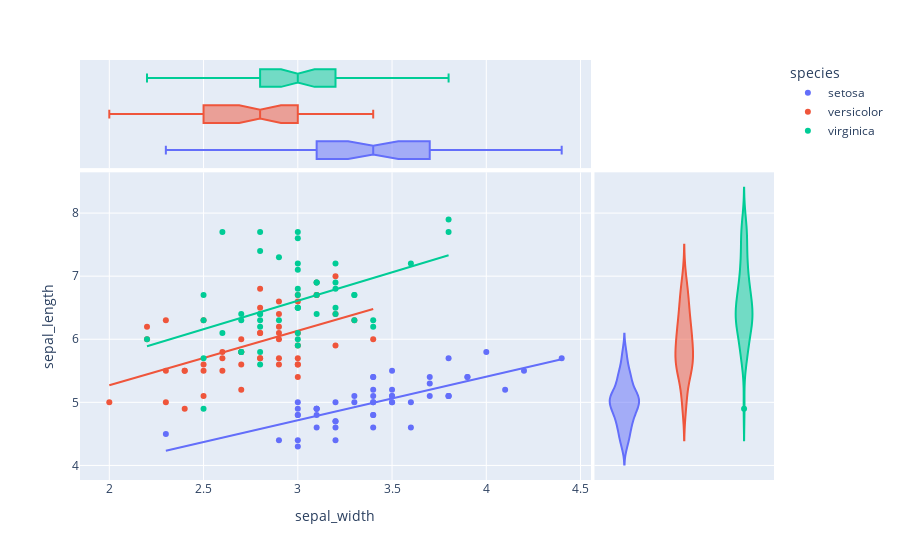

Notebook code cell kept with this figure:
### Code cell
#散点图，分别在图表的上方、右侧增加箱形图、小提琴图，并添加趋势线
px.scatter(iris, x="sepal_width", y="sepal_length", color="species", 
           marginal_y="violin", marginal_x="box", trendline="ols")

# trendline：字符串，取值：ols、lowess、None。取值为ols时，将为每个离散颜色/符号组，绘制一个普通最小二乘回归线；取值为lowess时，则将为每个离散颜色/符号组，绘制局部加权散点图平滑线；

### Figure 1 — Plotly figure (JSON) as saved in the notebook; plotly's stock layout.template omitted (floating-point values rounded to 4 significant figures)
{"data": [{"hovertemplate": "species=setosa<br>sepal_width=%{x}<br>sepal_length=%{y}<extra></extra>", "legendgroup": "setosa", "marker": {"color": "#636efa", "symbol": "circle"}, "mode": "markers", "name": "setosa", "orientation": "v", "showlegend": true, "type": "scatter", "x": [3.5, 3, 3.2, 3.1, 3.6, 3.9, 3.4, 3.4, 2.9, 3.1, 3.7, 3.4, 3, 3, 4, 4.4, 3.9, 3.5, 3.8, 3.8, 3.4, 3.7, 3.6, 3.3, 3.4, 3, 3.4, 3.5, 3.4, 3.2, 3.1, 3.4, 4.1, 4.2, 3.1, 3.2, 3.5, 3.1, 3, 3.4, 3.5, 2.3, 3.2, 3.5, 3.8, 3, 3.8, 3.2, 3.7, 3.3], "xaxis": "x", "y": [5.1, 4.9, 4.7, 4.6, 5, 5.4, 4.6, 5, 4.4, 4.9, 5.4, 4.8, 4.8, 4.3, 5.8, 5.7, 5.4, 5.1, 5.7, 5.1, 5.4, 5.1, 4.6, 5.1, 4.8, 5, 5, 5.2, 5.2, 4.7, 4.8, 5.4, 5.2, 5.5, 4.9, 5, 5.5, 4.9, 4.4, 5.1, 5, 4.5, 4.4, 5, 5.1, 4.8, 5.1, 4.6, 5.3, 5], "yaxis": "y"}, {"alignmentgroup": "True", "hovertemplate": "species=setosa<br>sepal_width=%{x}<extra></extra>", "legendgroup": "setosa", "marker": {"color": "#636efa", "symbol": "circle"}, "name": "setosa", "notched": true, "offsetgroup": "setosa", "showlegend": false, "type": "box", "x": [3.5, 3, 3.2, 3.1, 3.6, 3.9, 3.4, 3.4, 2.9, 3.1, 3.7, 3.4, 3, 3, 4, 4.4, 3.9, 3.5, 3.8, 3.8, 3.4, 3.7, 3.6, 3.3, 3.4, 3, 3.4, 3.5, 3.4, 3.2, 3.1, 3.4, 4.1, 4.2, 3.1, 3.2, 3.5, 3.1, 3, 3.4, 3.5, 2.3, 3.2, 3.5, 3.8, 3, 3.8, 3.2, 3.7, 3.3], "xaxis": "x3", "yaxis": "y3"}, {"alignmentgroup": "True", "hovertemplate": "species=setosa<br>sepal_length=%{y}<extra></extra>", "legendgroup": "setosa", "marker": {"color": "#636efa", "symbol": "circle"}, "name": "setosa", "offsetgroup": "setosa", "scalegroup": "y", "showlegend": false, "type": "violin", "xaxis": "x2", "y": [5.1, 4.9, 4.7, 4.6, 5, 5.4, 4.6, 5, 4.4, 4.9, 5.4, 4.8, 4.8, 4.3, 5.8, 5.7, 5.4, 5.1, 5.7, 5.1, 5.4, 5.1, 4.6, 5.1, 4.8, 5, 5, 5.2, 5.2, 4.7, 4.8, 5.4, 5.2, 5.5, 4.9, 5, 5.5, 4.9, 4.4, 5.1, 5, 4.5, 4.4, 5, 5.1, 4.8, 5.1, 4.6, 5.3, 5], "yaxis": "y2"}, {"hovertemplate": "<b>OLS trendline</b><br>sepal_length = 0.690854 * sepal_width + 2.64466<br>R<sup>2</sup>=0.557681<br><br>species=setosa<br>sepal_width=%{x}<br>sepal_length=%{y} <b>(trend)</b><extra></extra>", "legendgroup": "setosa", "marker": {"color": "#636efa", "symbol": "circle"}, "mode": "lines", "name": "setosa", "showlegend": false, "type": "scatter", "x": [2.3, 2.9, 3, 3, 3, 3, 3, 3, 3.1, 3.1, 3.1, 3.1, 3.1, 3.2, 3.2, 3.2, 3.2, 3.2, 3.3, 3.3, 3.4, 3.4, 3.4, 3.4, 3.4, 3.4, 3.4, 3.4, 3.4, 3.5, 3.5, 3.5, 3.5, 3.5, 3.5, 3.6, 3.6, 3.7, 3.7, 3.7, 3.8, 3.8, 3.8, 3.8, 3.9, 3.9, 4, 4.1, 4.2, 4.4], "xaxis": "x", "y": [4.234, 4.648, 4.717, 4.717, 4.717, 4.717, 4.717, 4.717, 4.786, 4.786, 4.786, 4.786, 4.786, 4.855, 4.855, 4.855, 4.855, 4.855, 4.924, 4.924, 4.994, 4.994, 4.994, 4.994, 4.994, 4.994, 4.994, 4.994, 4.994, 5.063, 5.063, 5.063, 5.063, 5.063, 5.063, 5.132, 5.132, 5.201, 5.201, 5.201, 5.27, 5.27, 5.27, 5.27, 5.339, 5.339, 5.408, 5.477, 5.546, 5.684], "yaxis": "y"}, {"hovertemplate": "species=versicolor<br>sepal_width=%{x}<br>sepal_length=%{y}<extra></extra>", "legendgroup": "versicolor", "marker": {"color": "#EF553B", "symbol": "circle"}, "mode": "markers", "name": "versicolor", "orientation": "v", "showlegend": true, "type": "scatter", "x": [3.2, 3.2, 3.1, 2.3, 2.8, 2.8, 3.3, 2.4, 2.9, 2.7, 2, 3, 2.2, 2.9, 2.9, 3.1, 3, 2.7, 2.2, 2.5, 3.2, 2.8, 2.5, 2.8, 2.9, 3, 2.8, 3, 2.9, 2.6, 2.4, 2.4, 2.7, 2.7, 3, 3.4, 3.1, 2.3, 3, 2.5, 2.6, 3, 2.6, 2.3, 2.7, 3, 2.9, 2.9, 2.5, 2.8], "xaxis": "x", "y": [7, 6.4, 6.9, 5.5, 6.5, 5.7, 6.3, 4.9, 6.6, 5.2, 5, 5.9, 6, 6.1, 5.6, 6.7, 5.6, 5.8, 6.2, 5.6, 5.9, 6.1, 6.3, 6.1, 6.4, 6.6, 6.8, 6.7, 6, 5.7, 5.5, 5.5, 5.8, 6, 5.4, 6, 6.7, 6.3, 5.6, 5.5, 5.5, 6.1, 5.8, 5, 5.6, 5.7, 5.7, 6.2, 5.1, 5.7], "yaxis": "y"}, {"alignmentgroup": "True", "hovertemplate": "species=versicolor<br>sepal_width=%{x}<extra></extra>", "legendgroup": "versicolor", "marker": {"color": "#EF553B", "symbol": "circle"}, "name": "versicolor", "notched": true, "offsetgroup": "versicolor", "showlegend": false, "type": "box", "x": [3.2, 3.2, 3.1, 2.3, 2.8, 2.8, 3.3, 2.4, 2.9, 2.7, 2, 3, 2.2, 2.9, 2.9, 3.1, 3, 2.7, 2.2, 2.5, 3.2, 2.8, 2.5, 2.8, 2.9, 3, 2.8, 3, 2.9, 2.6, 2.4, 2.4, 2.7, 2.7, 3, 3.4, 3.1, 2.3, 3, 2.5, 2.6, 3, 2.6, 2.3, 2.7, 3, 2.9, 2.9, 2.5, 2.8], "xaxis": "x3", "yaxis": "y3"}, {"alignmentgroup": "True", "hovertemplate": "species=versicolor<br>sepal_length=%{y}<extra></extra>", "legendgroup": "versicolor", "marker": {"color": "#EF553B", "symbol": "circle"}, "name": "versicolor", "offsetgroup": "versicolor", "scalegroup": "y", "showlegend": false, "type": "violin", "xaxis": "x2", "y": [7, 6.4, 6.9, 5.5, 6.5, 5.7, 6.3, 4.9, 6.6, 5.2, 5, 5.9, 6, 6.1, 5.6, 6.7, 5.6, 5.8, 6.2, 5.6, 5.9, 6.1, 6.3, 6.1, 6.4, 6.6, 6.8, 6.7, 6, 5.7, 5.5, 5.5, 5.8, 6, 5.4, 6, 6.7, 6.3, 5.6, 5.5, 5.5, 6.1, 5.8, 5, 5.6, 5.7, 5.7, 6.2, 5.1, 5.7], "yaxis": "y2"}, {"hovertemplate": "<b>OLS trendline</b><br>sepal_length = 0.865078 * sepal_width + 3.53973<br>R<sup>2</sup>=0.276582<br><br>species=versicolor<br>sepal_width=%{x}<br>sepal_length=%{y} <b>(trend)</b><extra></extra>", "legendgroup": "versicolor", "marker": {"color": "#EF553B", "symbol": "circle"}, "mode": "lines", "name": "versicolor", "showlegend": false, "type": "scatter", "x": [2, 2.2, 2.2, 2.3, 2.3, 2.3, 2.4, 2.4, 2.4, 2.5, 2.5, 2.5, 2.5, 2.6, 2.6, 2.6, 2.7, 2.7, 2.7, 2.7, 2.7, 2.8, 2.8, 2.8, 2.8, 2.8, 2.8, 2.9, 2.9, 2.9, 2.9, 2.9, 2.9, 2.9, 3, 3, 3, 3, 3, 3, 3, 3, 3.1, 3.1, 3.1, 3.2, 3.2, 3.2, 3.3, 3.4], "xaxis": "x", "y": [5.27, 5.443, 5.443, 5.529, 5.529, 5.529, 5.616, 5.616, 5.616, 5.702, 5.702, 5.702, 5.702, 5.789, 5.789, 5.789, 5.875, 5.875, 5.875, 5.875, 5.875, 5.962, 5.962, 5.962, 5.962, 5.962, 5.962, 6.048, 6.048, 6.048, 6.048, 6.048, 6.048, 6.048, 6.135, 6.135, 6.135, 6.135, 6.135, 6.135, 6.135, 6.135, 6.221, 6.221, 6.221, 6.308, 6.308, 6.308, 6.394, 6.481], "yaxis": "y"}, {"hovertemplate": "species=virginica<br>sepal_width=%{x}<br>sepal_length=%{y}<extra></extra>", "legendgroup": "virginica", "marker": {"color": "#00cc96", "symbol": "circle"}, "mode": "markers", "name": "virginica", "orientation": "v", "showlegend": true, "type": "scatter", "x": [3.3, 2.7, 3, 2.9, 3, 3, 2.5, 2.9, 2.5, 3.6, 3.2, 2.7, 3, 2.5, 2.8, 3.2, 3, 3.8, 2.6, 2.2, 3.2, 2.8, 2.8, 2.7, 3.3, 3.2, 2.8, 3, 2.8, 3, 2.8, 3.8, 2.8, 2.8, 2.6, 3, 3.4, 3.1, 3, 3.1, 3.1, 3.1, 2.7, 3.2, 3.3, 3, 2.5, 3, 3.4, 3], "xaxis": "x", "y": [6.3, 5.8, 7.1, 6.3, 6.5, 7.6, 4.9, 7.3, 6.7, 7.2, 6.5, 6.4, 6.8, 5.7, 5.8, 6.4, 6.5, 7.7, 7.7, 6, 6.9, 5.6, 7.7, 6.3, 6.7, 7.2, 6.2, 6.1, 6.4, 7.2, 7.4, 7.9, 6.4, 6.3, 6.1, 7.7, 6.3, 6.4, 6, 6.9, 6.7, 6.9, 5.8, 6.8, 6.7, 6.7, 6.3, 6.5, 6.2, 5.9], "yaxis": "y"}, {"alignmentgroup": "True", "hovertemplate": "species=virginica<br>sepal_width=%{x}<extra></extra>", "legendgroup": "virginica", "marker": {"color": "#00cc96", "symbol": "circle"}, "name": "virginica", "notched": true, "offsetgroup": "virginica", "showlegend": false, "type": "box", "x": [3.3, 2.7, 3, 2.9, 3, 3, 2.5, 2.9, 2.5, 3.6, 3.2, 2.7, 3, 2.5, 2.8, 3.2, 3, 3.8, 2.6, 2.2, 3.2, 2.8, 2.8, 2.7, 3.3, 3.2, 2.8, 3, 2.8, 3, 2.8, 3.8, 2.8, 2.8, 2.6, 3, 3.4, 3.1, 3, 3.1, 3.1, 3.1, 2.7, 3.2, 3.3, 3, 2.5, 3, 3.4, 3], "xaxis": "x3", "yaxis": "y3"}, {"alignmentgroup": "True", "hovertemplate": "species=virginica<br>sepal_length=%{y}<extra></extra>", "legendgroup": "virginica", "marker": {"color": "#00cc96", "symbol": "circle"}, "name": "virginica", "offsetgroup": "virginica", "scalegroup": "y", "showlegend": false, "type": "violin", "xaxis": "x2", "y": [6.3, 5.8, 7.1, 6.3, 6.5, 7.6, 4.9, 7.3, 6.7, 7.2, 6.5, 6.4, 6.8, 5.7, 5.8, 6.4, 6.5, 7.7, 7.7, 6, 6.9, 5.6, 7.7, 6.3, 6.7, 7.2, 6.2, 6.1, 6.4, 7.2, 7.4, 7.9, 6.4, 6.3, 6.1, 7.7, 6.3, 6.4, 6, 6.9, 6.7, 6.9, 5.8, 6.8, 6.7, 6.7, 6.3, 6.5, 6.2, 5.9], "yaxis": "y2"}, {"hovertemplate": "<b>OLS trendline</b><br>sepal_length = 0.901534 * sepal_width + 3.90684<br>R<sup>2</sup>=0.209057<br><br>species=virginica<br>sepal_width=%{x}<br>sepal_length=%{y} <b>(trend)</b><extra></extra>", "legendgroup": "virginica", "marker": {"color": "#00cc96", "symbol": "circle"}, "mode": "lines", "name": "virginica", "showlegend": false, "type": "scatter", "x": [2.2, 2.5, 2.5, 2.5, 2.5, 2.6, 2.6, 2.7, 2.7, 2.7, 2.7, 2.8, 2.8, 2.8, 2.8, 2.8, 2.8, 2.8, 2.8, 2.9, 2.9, 3, 3, 3, 3, 3, 3, 3, 3, 3, 3, 3, 3, 3.1, 3.1, 3.1, 3.1, 3.2, 3.2, 3.2, 3.2, 3.2, 3.3, 3.3, 3.3, 3.4, 3.4, 3.6, 3.8, 3.8], "xaxis": "x", "y": [5.89, 6.161, 6.161, 6.161, 6.161, 6.251, 6.251, 6.341, 6.341, 6.341, 6.341, 6.431, 6.431, 6.431, 6.431, 6.431, 6.431, 6.431, 6.431, 6.521, 6.521, 6.611, 6.611, 6.611, 6.611, 6.611, 6.611, 6.611, 6.611, 6.611, 6.611, 6.611, 6.611, 6.702, 6.702, 6.702, 6.702, 6.792, 6.792, 6.792, 6.792, 6.792, 6.882, 6.882, 6.882, 6.972, 6.972, 7.152, 7.333, 7.333], "yaxis": "y"}], "layout": {"legend": {"title": {"text": "species"}, "tracegroupgap": 0}, "margin": {"t": 60}, "xaxis": {"anchor": "y", "domain": [0, 0.7363], "title": {"text": "sepal_width"}}, "xaxis2": {"anchor": "y2", "domain": [0.7413, 1], "matches": "x2", "showgrid": false, "showline": false, "showticklabels": false, "ticks": ""}, "xaxis3": {"anchor": "y3", "domain": [0, 0.7363], "matches": "x", "showgrid": true, "showticklabels": false}, "xaxis4": {"anchor": "y4", "domain": [0.7413, 1], "matches": "x2", "showgrid": false, "showline": false, "showticklabels": false, "ticks": ""}, "yaxis": {"anchor": "x", "domain": [0, 0.7326], "title": {"text": "sepal_length"}}, "yaxis2": {"anchor": "x2", "domain": [0, 0.7326], "matches": "y", "showgrid": true, "showticklabels": false}, "yaxis3": {"anchor": "x3", "domain": [0.7426, 1], "matches": "y3", "showgrid": false, "showline": false, "showticklabels": false, "ticks": ""}, "yaxis4": {"anchor": "x4", "domain": [0.7426, 1], "matches": "y3", "showgrid": true, "showline": false, "showticklabels": false, "ticks": ""}}}
